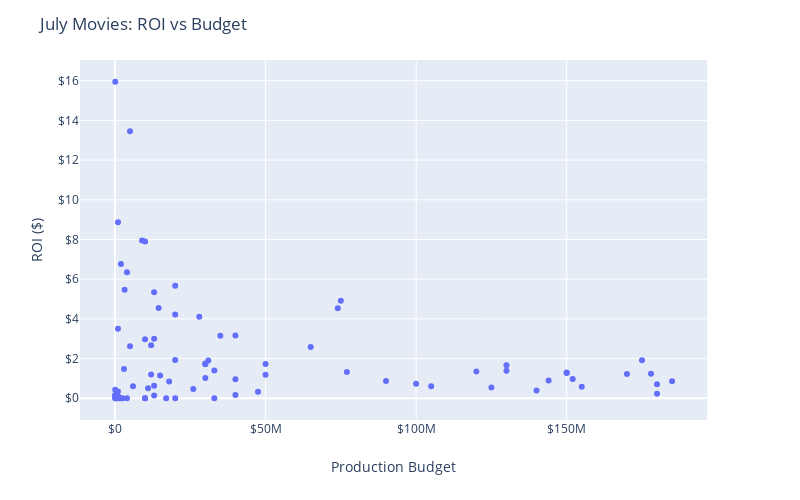

The notebook cell saved with this chart:
### Code cell
import plotly.express as px
fig = px.scatter(df_july_movies, x='production_budget', y='domestic_roi', hover_data=['movie'], width=800, height=500)
fig.update_layout(title='July Movies: ROI vs Budget',
    xaxis_title='Production Budget',
    yaxis_title='ROI ($)')

fig.update_yaxes(tickprefix="$")
fig.update_xaxes(tickprefix="$")


fig.show()
#plt.savefig('Images/July_scatter')

### Figure 1 — Plotly figure (JSON) as saved in the notebook; plotly's stock layout.template omitted (floating-point values rounded to 4 significant figures)
{"data": [{"customdata": [["A Ghost Story"], ["Lights Out"], ["Unfriended: Dark Web"], ["The Purge: Anarchy"], ["The Purge: Election Year"], ["Eighth Grade"], ["Boyhood"], ["Bad Moms"], ["Sorry to Bother You"], ["The First Purge"], ["The Secret Life of Pets"], ["Magic Mike XXL"], ["Minions"], ["Tammy"], ["Girls Trip"], ["An Inconvenient Sequel"], ["Lucy"], ["Trainwreck"], ["Earth to Echo"], ["Teen Titans Go! To The Movies"], ["Paper Towns"], ["Hillaryâs America: The Secret History of the Democratic Party"], ["Hotel Transylvania 3: Summer Vacation"], ["Nerve"], ["Spider-Man: Homecoming"], ["Vacation"], ["Southpaw"], ["The Emoji Movie"], ["Atomic Blonde"], ["Ant-Man and the Wasp"], ["Donât Think Twice"], ["Mike and Dave Need Wedding Dates"], ["Ant-Man"], ["Jason Bourne"], ["The Equalizer 2"], ["Mission: ImpossibleâRogue Nation"], ["Dunkirk"], ["Mission: ImpossibleâFallout"], ["Dawn of the Planet of the Apes"], ["Wish Upon"], ["Planes: Fire and Rescue"], ["A Most Wanted Man"], ["Deliver Us from Evil"], ["War for the Planet of the Apes"], ["Sex Tape"], ["Ghostbusters"], ["Pixels"], ["Star Trek Beyond"], ["And So It Goes"], ["Hercules"], ["The Legend of Tarzan"], ["Bajrangi Bhaijaan"], ["Ice Age: Collision Course"], ["Wish I Was Here"], ["Terminator: Genisys"], ["Skyscraper"], ["Sultan"], ["Self/Less"], ["Happy Christmas"], ["The BFG"], ["I Origins"], ["The Infiltrator"], ["Valerian and the City of a Thousand Planets"], ["Baahubali: The Beginning"], ["Counting"], ["The Vatican Tapes"], ["Dawn of the Crescent Moon"], ["Beyond the Brick: A LEGO Brickumentary"], ["As It Is in Heaven"], ["The Young and Prodigious T.S. Spivet"], ["Strangerland"], ["An American in Hollywood"], ["Tiger Orange"], ["Crawl"], ["Stung"], ["Mutual Friends"], ["The Dog Lover"], ["The Outrageous Sophie Tucker"], ["American Heist"], ["The Perfect Wave"], ["Teefa in Trouble"], ["Fight Valley"]], "hoverlabel": {"namelength": 0}, "hovertemplate": "production_budget=%{x}<br>domestic_roi=%{y}<br>movie=%{customdata[0]}", "legendgroup": "", "marker": {"color": "#636efa", "symbol": "circle"}, "mode": "markers", "name": "", "showlegend": false, "type": "scatter", "x": [100000, 5000000, 1000000, 9000000, 10000000, 2000000, 4000000, 20000000, 3200000, 13000000, 75000000, 14500000, 74000000, 20000000, 28000000, 1000000, 40000000, 35000000, 13000000, 10000000, 12000000, 5000000, 65000000, 20000000, 175000000, 31000000, 30000000, 50000000, 30000000, 130000000, 3000000, 33000000, 130000000, 120000000, 77000000, 150000000, 150000000, 178000000, 170000000, 12000000, 50000000, 15000000, 30000000, 152000000, 40000000, 144000000, 90000000, 185000000, 18000000, 100000000, 180000000, 13000000, 105000000, 6000000, 155000000, 125000000, 11000000, 26000000, 70000, 140000000, 1000000, 47500000, 180000000, 40000000, 50000, 13000000, 75000, 1000000, 450000, 33000000, 10000000, 125000, 100000, 17000000, 2500000, 450000, 2000000, 500000, 10000000, 4000000, 1500000, 20000000], "xaxis": "x", "y": [15.95, 13.45, 8.867, 7.951, 7.904, 6.77, 6.345, 5.663, 5.467, 5.345, 4.912, 4.553, 4.541, 4.226, 4.111, 3.497, 3.164, 3.149, 2.995, 2.979, 2.667, 2.62, 2.577, 1.929, 1.91, 1.899, 1.747, 1.722, 1.719, 1.667, 1.473, 1.394, 1.386, 1.352, 1.326, 1.3, 1.267, 1.237, 1.227, 1.192, 1.183, 1.149, 1.019, 0.9663, 0.9636, 0.8913, 0.8752, 0.8586, 0.8423, 0.7269, 0.7036, 0.6291, 0.6101, 0.5985, 0.5791, 0.5474, 0.5091, 0.4723, 0.433, 0.3963, 0.3365, 0.325, 0.2249, 0.1684, 0.1675, 0.1373, 0.1173, 0.1015, 0.02997, 0.005359, 0.001747, 0, 0, 0, 0, 0, 0, 0, 0, 0, 0, 0], "yaxis": "y"}], "layout": {"height": 500, "legend": {"tracegroupgap": 0}, "margin": {"t": 60}, "title": {"text": "July Movies: ROI vs Budget"}, "width": 800, "xaxis": {"anchor": "y", "domain": [0, 0.98], "tickprefix": "$", "title": {"text": "Production Budget"}}, "yaxis": {"anchor": "x", "domain": [0, 1], "tickprefix": "$", "title": {"text": "ROI ($)"}}}}
